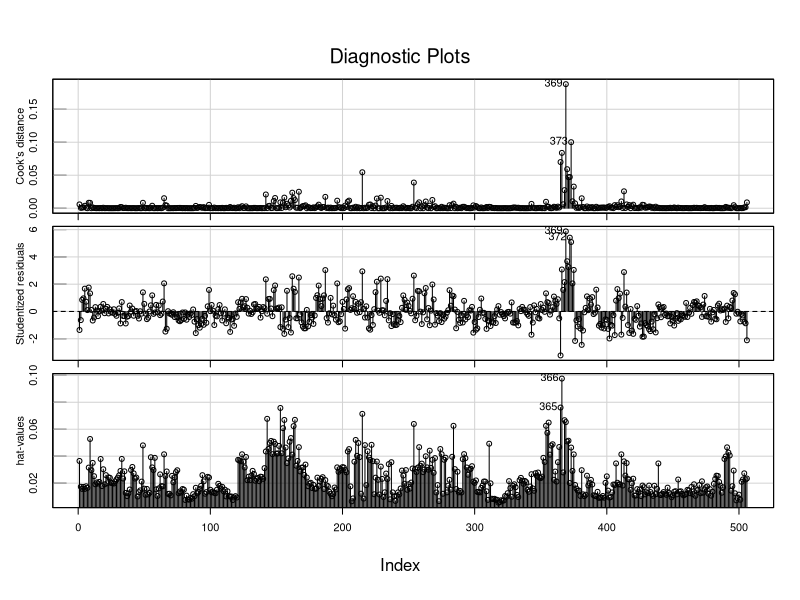
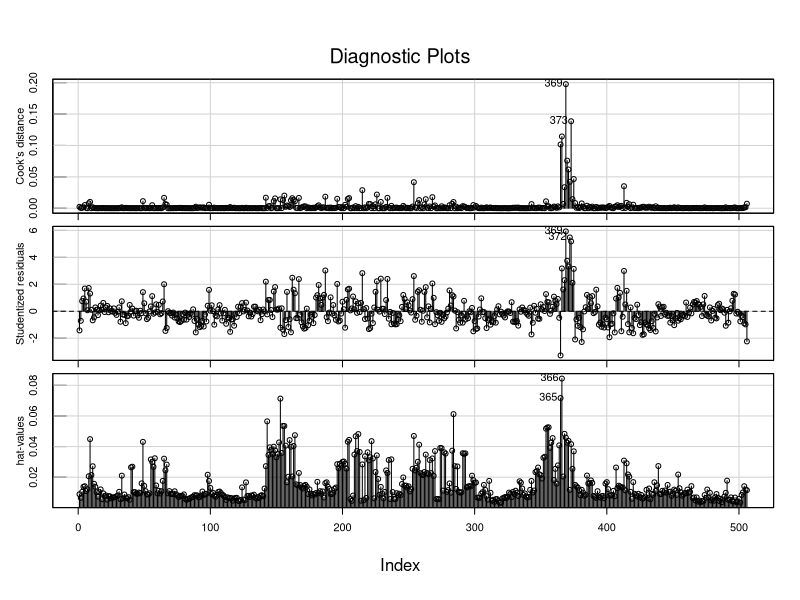

These charts were generated, in order, by the following R code: (Note: this script raises an error after producing the figures.)
boston = readxl::read_excel("boston.xlsx")

b = boston[,-1]

#adicionando labels
b$chas=as.factor(b$chas)
levels(b$chas)=c("otherwise", "bounds river")

#Transformando log
b$crim = log(b$crim)

#Exibir os dados
summary(b)



reg.mlt=lm(data=b, medv ~ crim + zn + indus + chas + nox + rm + age + dis + rad + ptratio + lstat)
summary(reg.mlt)

#multicolinearidade
library(rms)
round(vif(reg.mlt),1)

#anomalias
library(car)
influenceIndexPlot(reg.mlt , vars=c("Cook","Studentized","hat"))

#seleção de variáveis
reg.mlt2=step(reg.mlt);summary(reg.mlt2)
influenceIndexPlot(reg.mlt2 , vars=c("Cook","Studentized","hat"))

#previsao
hp$LPRICE_HAT=fitted.values(reg.mlt2)
hp$RES=residuals(reg.mlt2)
hp$EP=hp$RES/hp$LPRICE*100
plot(hp$EP)
grid(col=4)

SQFT=2500; lsqft=log(SQFT)
TAX=1200; ltax=log(TAX)
novo=data.frame(COR="no", LSQFT=lsqft, LTAX=ltax)
lprice.hat=predict(reg.mlt2, novo);lprice.hat
pricenew.hat=exp(lprice.hat);pricenew.hat

anova(reg.mlt2)
